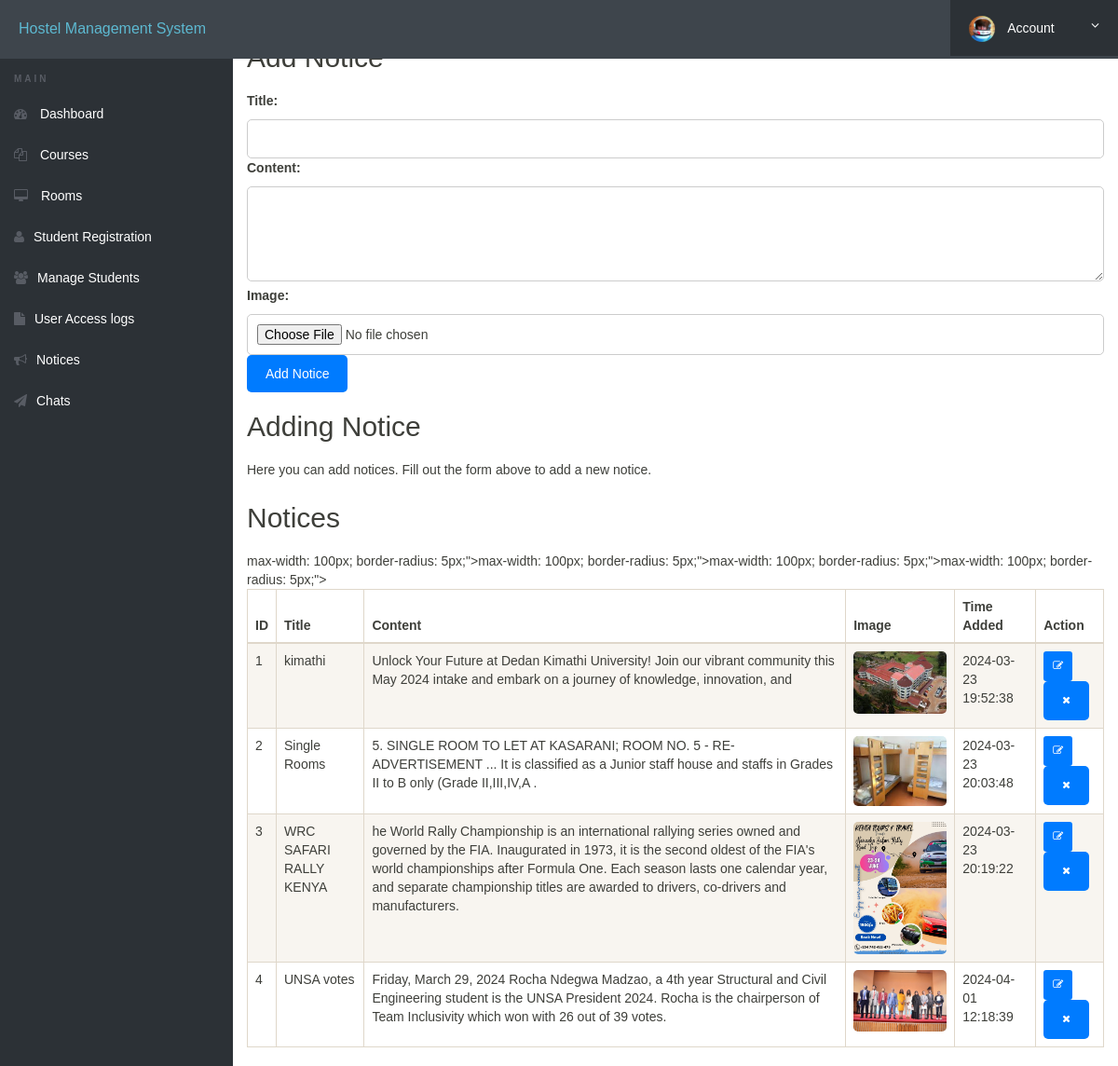
Screenshot of /admin/notice.php (signed in) with the database file from the repository.
### tables this page shows
CREATE TABLE `notices` (
  `id` int(11) NOT NULL,
  `title` varchar(255) NOT NULL,
  `content` text NOT NULL,
  `image` longblob NOT NULL,
  `timestamp` timestamp NOT NULL DEFAULT current_timestamp()
);

### admin/notice.php (the view, shortened to what this page needs)
<?php
include('includes/config.php');
$stmt = $mysqli->query("SELECT * FROM notices");
$notices = $stmt->fetch_all(MYSQLI_ASSOC);
?>
<!DOCTYPE html>
<html lang="en">
<head>
    <link rel="stylesheet" href="css/font-awesome.min.css">
    <link rel="stylesheet" href="css/bootstrap.min.css">
    <link rel="stylesheet" href="css/dataTables.bootstrap.min.css">
    <link rel="stylesheet" href="css/bootstrap-social.css">
    <link rel="stylesheet" href="css/bootstrap-select.css">
    <link rel="stylesheet" href="css/fileinput.min.css">
    <link rel="stylesheet" href="css/awesome-bootstrap-checkbox.css">
    <link rel="stylesheet" href="css/style.css">
</head>
<body>
    <?php include('includes/header.php');?>
    <div class="ts-main-content">
        <?php include('includes/sidebar.php');?>
        <div class="content-wrapper">
            <div class="container-fluid">
                <div class="add-notice-form">
                    <h2>Add Notice</h2>
                    <form action="" method="post" enctype="multipart/form-data">
                        <label for="title">Title:</label>
                        <input type="text" id="title" name="title" required>
                        <label for="content">Content:</label>
                        <textarea id="content" name="content" rows="4" required></textarea>
                        <label for="image">Image:</label>
                        <input type="file" id="image" name="image" accept="image/*">
                        <button type="submit" name="submit">Add Notice</button>
                    </form>
                </div>
                <div class="adding-notice">
                    <h2>Adding Notice</h2>
                    <p>Here you can add notices. Fill out the form above to add a new notice.</p>
                </div>
                <div class="notice-list">
                    <h2>Notices</h2>
                    <table id="zctb" class="display table table-striped table-bordered table-hover" cellspacing="0" width="100%">
                        <thead>
                            <tr>
                                <th>ID</th>
                                <th>Title</th>
                                <th>Content</th>
                                <th>Image</th>
                                <th>Time Added</th>
                                <th>Action</th>
                            </tr>
                        </thead>
                        <tbody>
                            <?php foreach ($notices as $notice) : ?>
                                <tr>
                                    <td><?php echo $notice['id']; ?></td>
                                    <td><?php echo $notice['title']; ?></td>
                                    <td><?php echo $notice['content']; ?></td>
                                    <td><img src="<?php echo $notice['image']; ?>" alt="Notice Image" style=" max-width: 100px; border-radius: 5px;"></td>
                                    <td><?php echo $notice['timestamp']; ?></td>
                                    <td>
                                        <a href="edit-notice.php?id=<?php echo $notice['id']; ?>" class="btn btn-primary btn-sm"><i class="fa fa-edit"></i></a>
                                        <form method="post" style="display: inline;" onsubmit="return confirm('Are you sure you want to delete this notice?');">
                                            <button type="submit" name="delete" class="btn btn-danger btn-sm"><i class="fa fa-close"></i></button>
                                        </form>
                                    </td>
                                </tr>
                            <?php endforeach; ?>
                        </tbody>
                    </table>
                </div>
            </div>
        </div>
    </div>
</body>
</html>

### admin/css/style.css (style rules this page uses)
html { font-size: 14px; }
@media only screen and (min-width: 480px) { html { font-size: 17px; } }
@media only screen and (min-width: 768px) { html { font-size: 14px; } }
@media only screen and (min-width: 1024px) { p { font-size: 1em; margin-bottom: 1.8em; } }
body { font-size: 1em; }
a { color: #37a6c4; }
.btn { font-family: 'Oswald', sans-serif; }
.btn i { position: relative; top: -2px; }
.btn { text-transform: none; }
.ts-main-content .content-wrapper { padding-top: 15px; margin-top: 10px; }
@media only screen and (min-width: 992px) { .ts-main-content .content-wrapper { margin-left: 250px; } }

### admin/notice.php (style rules this page uses)
body { font-family: Arial, sans-serif; }
h2 { margin-bottom: 20px; }
label { font-weight: bold; }
input[type="text"], input[type="file"], textarea { width: 100%; padding: 10px; margin-top: 5px; border: 1px solid #ccc; border-radius: 5px; box-sizing: border-box; }
textarea { resize: vertical; }
button[type="submit"] { padding: 10px 20px; background-color: #007bff; color: #fff; border: none; border-radius: 5px; cursor: pointer; }
.btn-primary { background-color: #007bff; color: #fff; border-color: #007bff; }
.btn-danger { background-color: #dc3545; color: #fff; border-color: #dc3545; }

### rows the page displays
notices: id "1", title "kimathi", content "Unlock Your Future at Dedan Kimathi University! Join our vibrant community this May 2024 intake and embark on a journey of knowledge, innovation, and", image (picture), timestamp "2024-03-23 19:52:38"
notices: id "2", title "Single Rooms", content "5. SINGLE ROOM TO LET AT KASARANI; ROOM NO. 5 - RE-ADVERTISEMENT ... It is classified as a Junior staff house and staffs in Grades II to B only (Grade II,III,IV,A .", image (picture), timestamp "2024-03-23 20:03:48"
notices: id "3", title "WRC SAFARI RALLY KENYA", content "he World Rally Championship is an international rallying series owned and governed by the FIA. Inaugurated in 1973, it is the second oldest of the FIA's world championships after Formula One. Each season lasts one calendar year, and separate championship titles are awarded to drivers, co-drivers and manufacturers.", image (picture), timestamp "2024-03-23 20:19:22"
notices: id "4", title "UNSA votes", content "Friday, March 29, 2024 Rocha Ndegwa Madzao, a 4th year Structural and Civil Engineering student is the UNSA President 2024. Rocha is the chairperson of Team Inclusivity which won with 26 out of 39 votes.", image (picture), timestamp "2024-04-01 12:18:39"
